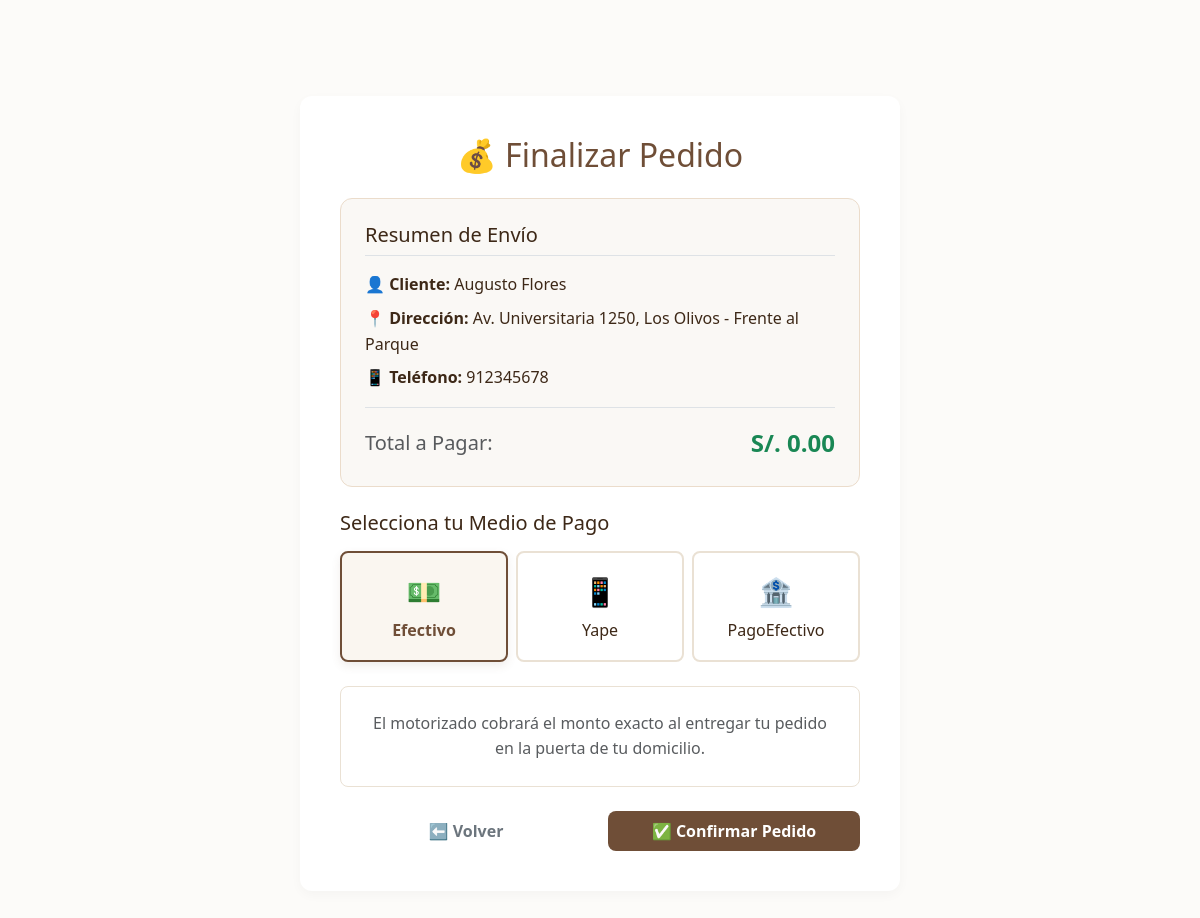
The app's page /cliente/pago_simulado.php (signed in), older data.
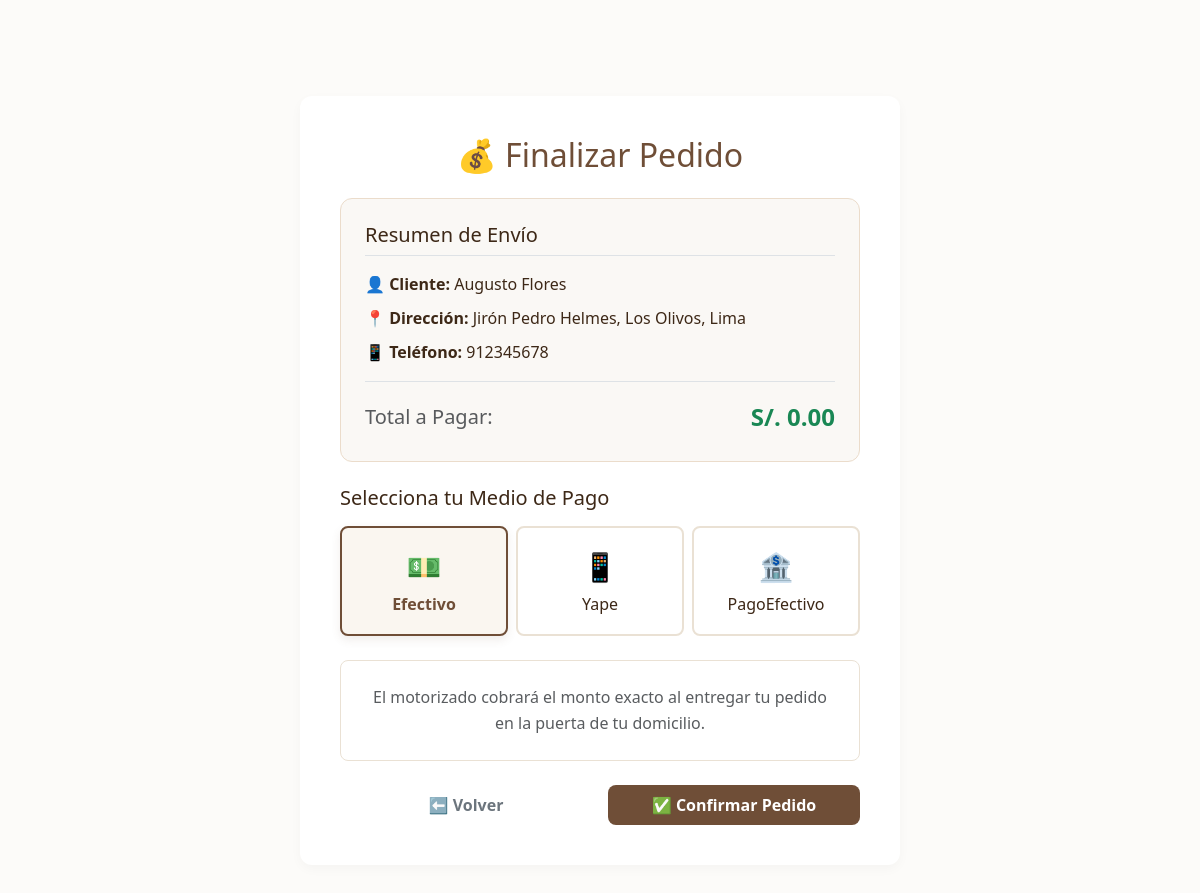
The same page, newer data.
### tables this page shows
CREATE TABLE `usuarios` (
  `id_usuario` int(10) UNSIGNED NOT NULL,
  `nombre` varchar(150) NOT NULL,
  `usuario` varchar(50) NOT NULL,
  `password_hash` varchar(255) NOT NULL,
  `rol` enum('Administrador','Barista','Cliente') NOT NULL DEFAULT 'Cliente',
  `estado` enum('Activo','Inactivo') NOT NULL DEFAULT 'Activo',
  `direccion` varchar(255) DEFAULT NULL,
  `latitud` decimal(10,8) DEFAULT NULL,
  `longitud` decimal(11,8) DEFAULT NULL,
  `telefono` varchar(20) DEFAULT NULL,
  `fecha_creacion` datetime NOT NULL DEFAULT current_timestamp()
);

### cliente/pago_simulado.php (the view, shortened to what this page needs)
<?php
$pdo = getPDO();
$userId = (int) $_SESSION['user_id'];
$stmtUser = $pdo->prepare('SELECT direccion, telefono FROM usuarios WHERE id_usuario = ? LIMIT 1');
$stmtUser->execute([$userId]);
$clienteInfo = $stmtUser->fetch();
$totalAmount = (float)($_POST['total_amount'] ?? 0.0);
?>
<!doctype html>
<html lang="es">
<head>
  <link href="https://cdn.jsdelivr.net/npm/bootstrap@5.3.2/dist/css/bootstrap.min.css" rel="stylesheet">
  <link rel="stylesheet" href="../assets/css/style.css">
  <link rel="stylesheet" href="../assets/css/cliente.css">
</head>
<body class="bg-cliente-main">
  <div class="container d-flex justify-content-center align-items-center min-vh-100 py-5">
    <main class="catalog-wrapper w-100 checkout-wrapper" role="main">
        <h2 class="text-center mb-4 color-primary">💰 Finalizar Pedido</h2>
        <div class="checkout-box mb-4">
            <h5 class="border-bottom pb-2 mb-3 color-dark">Resumen de Envío</h5>
            <div class="mb-2"><strong>👤 Cliente:</strong> <?php echo htmlspecialchars($_SESSION['user_name'], ENT_QUOTES, 'UTF-8'); ?></div>
            <div class="mb-2"><strong>📍 Dirección:</strong> <?php echo htmlspecialchars($clienteInfo['direccion'], ENT_QUOTES, 'UTF-8'); ?></div>
            <div class="mb-3"><strong>📱 Teléfono:</strong> <?php echo htmlspecialchars($clienteInfo['telefono'], ENT_QUOTES, 'UTF-8'); ?></div>
            <div class="d-flex justify-content-between align-items-center pt-3 border-top">
                <span class="fs-5 text-muted">Total a Pagar:</span>
                <span class="fs-4 fw-bold text-success">S/. <?php echo number_format($totalAmount, 2); ?></span>
            </div>
        </div>
        <h5 class="mb-3 color-dark">Selecciona tu Medio de Pago</h5>
        <div class="d-flex justify-content-between gap-2 mb-4">
            <div class="method-card active w-100" data-method="Efectivo">
                <div class="fs-3 mb-1">💵</div> Efectivo
            </div>
            <div class="method-card w-100" data-method="Yape">
                <div class="fs-3 mb-1">📱</div> Yape
            </div>
            <div class="method-card w-100" data-method="PagoEfectivo">
                <div class="fs-3 mb-1">🏦</div> PagoEfectivo
            </div>
        </div>
        <div id="panel-efectivo" class="gateway-panel active">
            <p class="text-muted mb-0">El motorizado cobrará el monto exacto al entregar tu pedido en la puerta de tu domicilio.</p>
        </div>
        <form action="pago_simulado.php" method="POST" id="checkoutForm" class="mt-4">
            <div class="d-flex gap-3">
                <a href="catalogo.php" class="btn btn-outline-secondary w-50 py-2 fw-bold">⬅️ Volver</a>
                <button type="submit" id="client-btn-submit" class="btn btn-cachito-custom w-50 py-2">✅ Confirmar Pedido</button>
            </div>
        </form>
    </main>
  </div>
</body>
</html>

Row changes from the older to the newer data that the page shows:
changed usuarios: direccion "Av. Universitaria 1250, Los Olivos - Frente al Parque" → "Jirón Pedro Helmes, Los Olivos, Lima"
